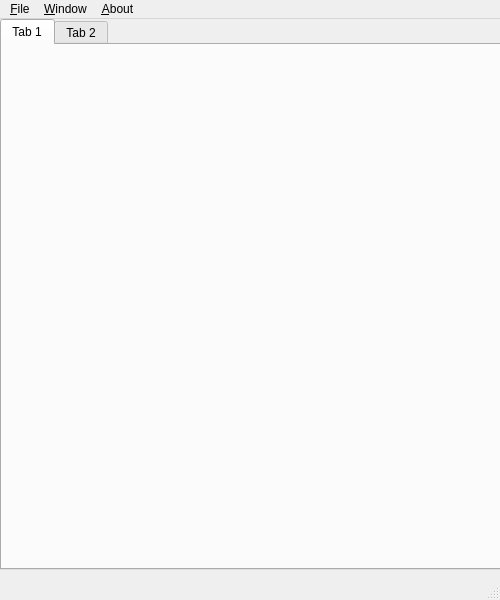
<?xml version="1.0" encoding="UTF-8"?>
<ui version="4.0">
 <class>MainWindow</class>
 <widget class="QMainWindow" name="MainWindow">
  <property name="geometry">
   <rect>
    <x>0</x>
    <y>0</y>
    <width>500</width>
    <height>600</height>
   </rect>
  </property>
  <property name="minimumSize">
   <size>
    <width>500</width>
    <height>600</height>
   </size>
  </property>
  <property name="maximumSize">
   <size>
    <width>500</width>
    <height>600</height>
   </size>
  </property>
  <property name="windowTitle">
   <string>MainWindow</string>
  </property>
  <widget class="QWidget" name="centralWidget">
   <widget class="QTabWidget" name="topTabs">
    <property name="geometry">
     <rect>
      <x>0</x>
      <y>0</y>
      <width>501</width>
      <height>551</height>
     </rect>
    </property>
    <property name="currentIndex">
     <number>0</number>
    </property>
    <widget class="QWidget" name="ConsoleView">
     <attribute name="title">
      <string>Tab 1</string>
     </attribute>
     <widget class="QWidget" name="verticalLayoutWidget">
      <property name="geometry">
       <rect>
        <x>10</x>
        <y>10</y>
        <width>471</width>
        <height>501</height>
       </rect>
      </property>
      <layout class="QVBoxLayout" name="verticalLayout"/>
     </widget>
    </widget>
    <widget class="QWidget" name="LabelsView">
     <attribute name="title">
      <string>Tab 2</string>
     </attribute>
     <widget class="QTabWidget" name="tabWidget">
      <property name="geometry">
       <rect>
        <x>0</x>
        <y>0</y>
        <width>501</width>
        <height>531</height>
       </rect>
      </property>
      <widget class="QWidget" name="tab_3">
       <attribute name="title">
        <string>Tab 1</string>
       </attribute>
      </widget>
      <widget class="QWidget" name="tab_4">
       <attribute name="title">
        <string>Tab 2</string>
       </attribute>
      </widget>
     </widget>
    </widget>
   </widget>
  </widget>
  <widget class="QMenuBar" name="menuBar">
   <property name="geometry">
    <rect>
     <x>0</x>
     <y>0</y>
     <width>500</width>
     <height>21</height>
    </rect>
   </property>
   <widget class="QMenu" name="menuFile">
    <property name="title">
     <string>&amp;File</string>
    </property>
   </widget>
   <widget class="QMenu" name="menuWindow">
    <property name="title">
     <string>&amp;Window</string>
    </property>
   </widget>
   <widget class="QMenu" name="menuAbout">
    <property name="title">
     <string>&amp;About</string>
    </property>
   </widget>
   <addaction name="menuFile"/>
   <addaction name="menuWindow"/>
   <addaction name="menuAbout"/>
  </widget>
  <widget class="QStatusBar" name="statusBar"/>
  <action name="action_Exit">
   <property name="text">
    <string>&amp;Exit</string>
   </property>
  </action>
  <action name="actionConnection_Settings">
   <property name="text">
    <string>Connection Settings</string>
   </property>
  </action>
  <action name="actionConnect">
   <property name="text">
    <string>&amp;Connect</string>
   </property>
   <property name="toolTip">
    <string>connect</string>
   </property>
  </action>
  <action name="actionDisconnect">
   <property name="text">
    <string>&amp;Disconnect</string>
   </property>
   <property name="toolTip">
    <string>disconnect</string>
   </property>
  </action>
  <action name="actionConfigure">
   <property name="text">
    <string>&amp;Configure</string>
   </property>
   <property name="toolTip">
    <string>configure</string>
   </property>
  </action>
  <action name="actionAbout">
   <property name="text">
    <string>About</string>
   </property>
  </action>
  <action name="actionQuit">
   <property name="text">
    <string>Quit</string>
   </property>
  </action>
  <action name="actionClear">
   <property name="text">
    <string>Clear</string>
   </property>
  </action>
  <action name="actionAboutQt">
   <property name="text">
    <string>AboutQt</string>
   </property>
  </action>
 </widget>
 <layoutdefault spacing="6" margin="11"/>
 <resources/>
 <connections/>
</ui>
